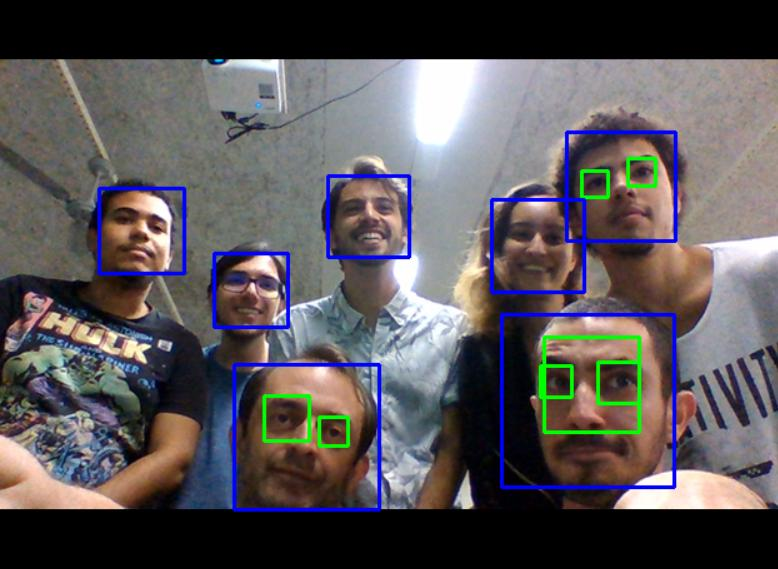
#> input picture codes/images/001.jpg, 778 x 569 px, given in place of the camera
$ python exer12.py
#> lines starting #> are read from the running program, lines starting #| are printed output that depends on the picture; after the words box and inside, x2 and y2 are one past the last pixel; in counts of white or black regions, pixels touching at a corner belong together
import cv2
import numpy as np

cap = cv2.VideoCapture(0)

while(1):

    _, frame = cap.read()
#> frame is the input picture: shape (569, 778, 3); mean B, G, R 87.9, 84.9, 89.1
    hsv = cv2.cvtColor(frame, cv2.COLOR_BGR2HSV)
#> hsv: shape (569, 778, 3); mean H, S, V 57.8, 61, 102.4

    lower_red = np.array([60,70,60])
    upper_red = np.array([255,255,180])

    mask = cv2.inRange(hsv, lower_red, upper_red)
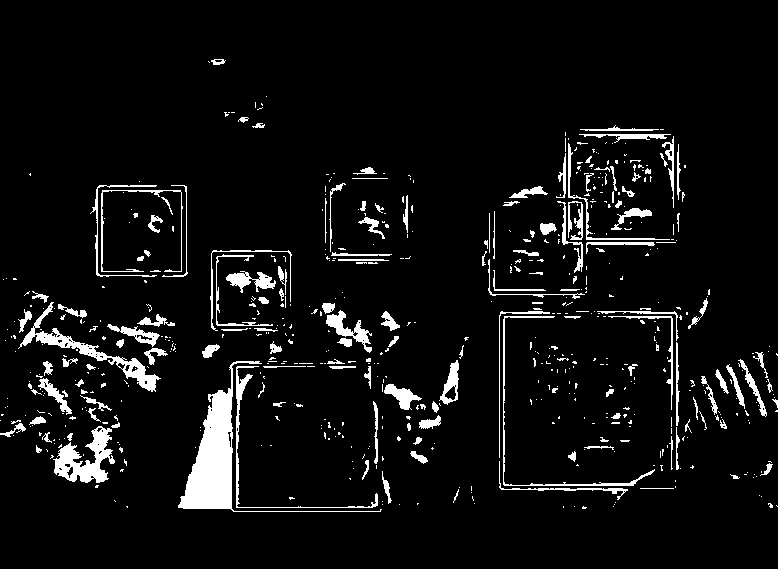
#> mask: shape (569, 778); 6.2% white; 629 white regions (478 under 20 px), largest, box (x1, y1, x2, y2) and area: (178, 361, 382, 512) 4369, (53, 426, 115, 483) 1655, (18, 302, 161, 392) 1612
    res = cv2.bitwise_and(frame,frame, mask= mask)
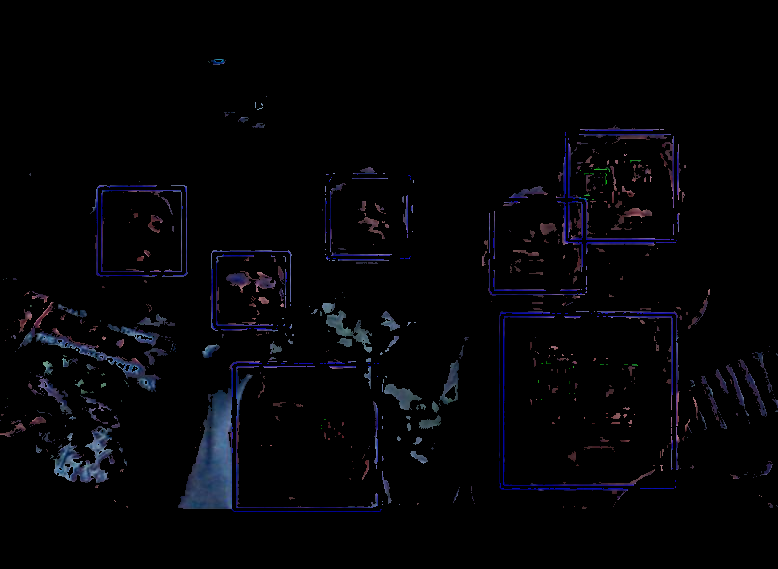
#> res: shape (569, 778, 3); mean B, G, R 6.2, 3.7, 3.7

    kernel = np.ones((5,5),np.uint8)
    erosion = cv2.erode(mask,kernel,iterations = 1)
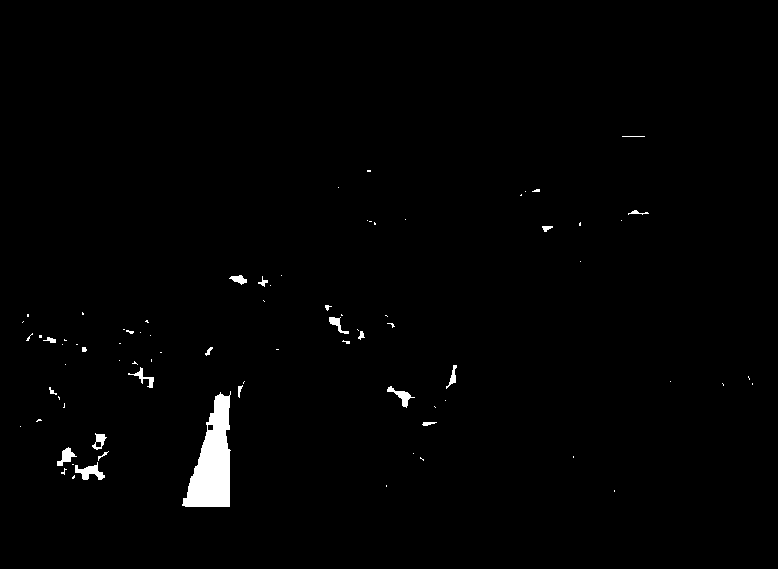
#> erosion: shape (569, 778); 1.2% white; 81 white regions (59 under 20 px), largest, box (x1, y1, x2, y2) and area: (182, 391, 231, 507) 3265, (75, 462, 105, 480) 256, (387, 386, 415, 408) 186
    dilation = cv2.dilate(mask,kernel,iterations = 1)
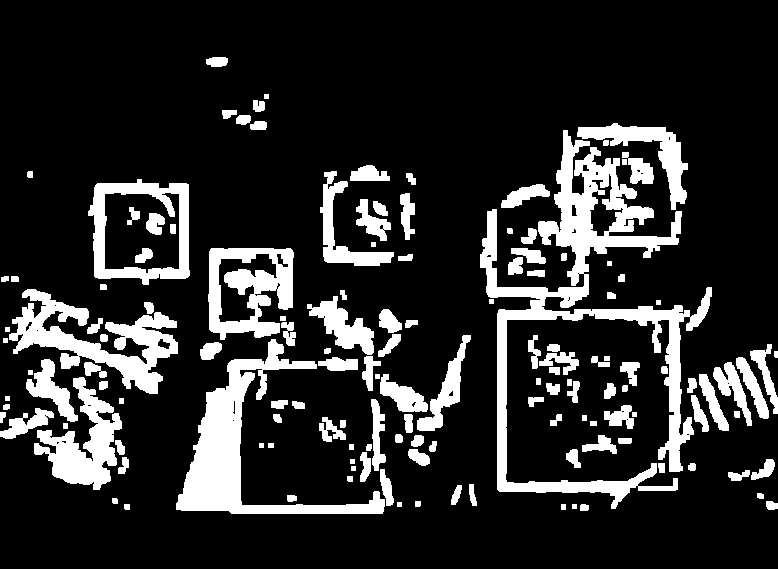
#> dilation: shape (569, 778); 17.1% white; 142 white regions, largest, box (x1, y1, x2, y2) and area: (480, 130, 712, 509) 17974, (176, 339, 385, 514) 8996, (9, 289, 178, 394) 6416

    cv2.imshow('Original',frame)
    cv2.imshow('Mask',mask)
    cv2.imshow('Erosion',erosion)
    cv2.imshow('Dilation',dilation)

    k = cv2.waitKey(5) & 0xFF
#> (key Esc is pressed here)
    if k == 27:
        break

cv2.destroyAllWindows()
cap.release()

$ run again, on codes/images/01.jpg
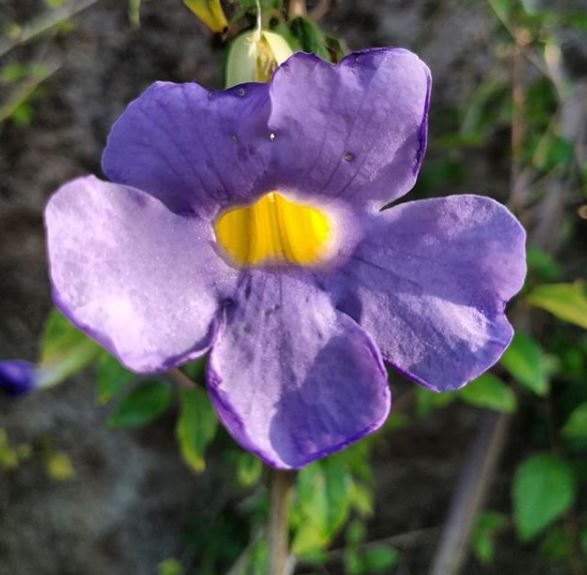
#> input picture codes/images/01.jpg, 587 x 575 px, given in place of the camera
#> frame is the input picture: shape (575, 587, 3); mean B, G, R 98.5, 88.6, 94.9
#> hsv: shape (575, 587, 3); mean H, S, V 80.2, 86.9, 115.6
#> `mask = cv2.inRange(hsv, lower_red, upper_red)`:
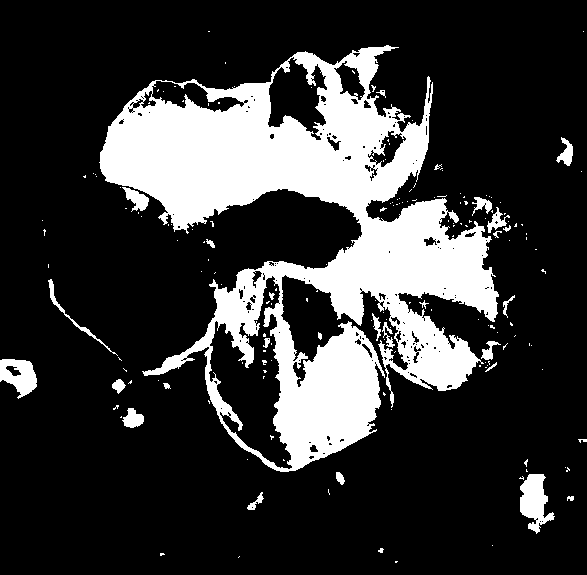
#> mask: shape (575, 587); 21.4% white; 175 white regions (145 under 20 px), largest, box (x1, y1, x2, y2) and area: (99, 45, 499, 472) 66947, (520, 474, 555, 534) 1178, (0, 359, 37, 399) 922
#> erosion: shape (575, 587); 15.4% white; 49 white regions (33 under 20 px), largest, box (x1, y1, x2, y2) and area: (102, 62, 496, 389) 38869, (267, 306, 379, 468) 8876, (216, 271, 264, 344) 1326
#> `dilation = cv2.dilate(mask,kernel,iterations = 1)`:
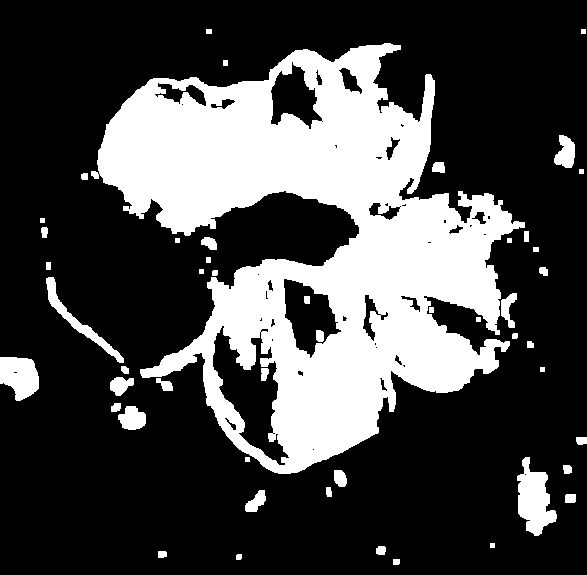
#> dilation: shape (575, 587); 28% white; 49 white regions, largest, box (x1, y1, x2, y2) and area: (91, 43, 525, 474) 86525, (517, 457, 557, 536) 1828, (0, 357, 39, 401) 1292
